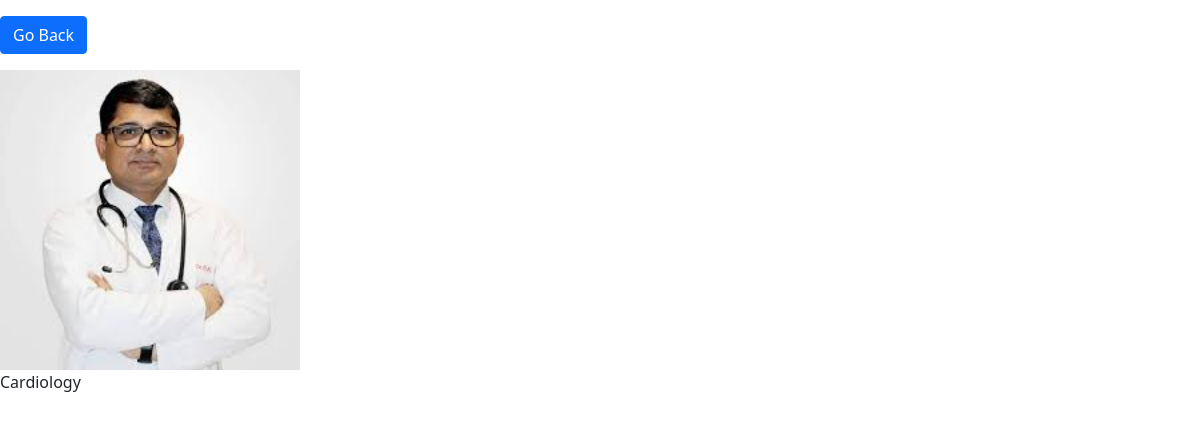
Screenshot of /home/4 with the database file from the repository.
### hospitalapp/models.py (models this page shows, shortened)
class Doctors(models.Model):
    Doctor_name=models.CharField(max_length=50)
    Doctor_special=models.CharField(max_length=50)
    dep_name=models.ForeignKey(Department,on_delete=models.CASCADE)
    Doctor_img=models.ImageField(upload_to='doctors')

class Department(models.Model):
    dep_name    = models.CharField(max_length=100)
    dep_details= models.TextField()
    def __str__(self):
        return self.dep_name

### hospitalapp/views.py (the view)
# urls.py: path('home/<str:pk>',views.showmsg,name='page'),
def showmsg(request,pk):
    task=Doctors.objects.get(id=pk)
    d2 = { 'key1': task}
    return render(request,'image.html',d2)

### hospitalapp/templates/image.html (shortened to what this page needs)
<!DOCTYPE html>
<html lang="en">
<head>
    <link href="https://cdn.jsdelivr.net/npm/bootstrap@5.0.2/dist/css/bootstrap.min.css" rel="stylesheet">
</head>
<body>
 <a href="{% url 'doct' %}" class="btn btn-primary my-3">Go Back</a>
<div style="height:90vh;">
<img src="{{key1.Doctor_img.url}}" height="300px" width="300px" >
<P>{{key1.dep_name}}</P></div>
</body>
</html>

### rows the page displays
Doctors: Doctor_img (picture), dep_name "Cardiology"
